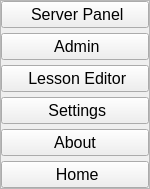
        <widget class="QFrame" name="side_menu">
         <property name="sizePolicy">
          <sizepolicy hsizetype="Fixed" vsizetype="Preferred">
           <horstretch>0</horstretch>
           <verstretch>0</verstretch>
          </sizepolicy>
         </property>
         <property name="minimumSize">
          <size>
           <width>150</width>
           <height>0</height>
          </size>
         </property>
         <property name="maximumSize">
          <size>
           <width>150</width>
           <height>16777215</height>
          </size>
         </property>
         <layout class="QVBoxLayout" name="verticalLayout_2">
          <property name="spacing">
           <number>0</number>
          </property>
          <property name="leftMargin">
           <number>0</number>
          </property>
          <property name="topMargin">
           <number>0</number>
          </property>
          <property name="rightMargin">
           <number>0</number>
          </property>
          <property name="bottomMargin">
           <number>0</number>
          </property>
          <item alignment="Qt::AlignmentFlag::AlignTop">
           <widget class="QFrame" name="frame_4">
            <property name="minimumSize">
             <size>
              <width>150</width>
              <height>0</height>
             </size>
            </property>
            <property name="maximumSize">
             <size>
              <width>150</width>
              <height>16777215</height>
             </size>
            </property>
            <property name="frameShape">
             <enum>QFrame::Shape::StyledPanel</enum>
            </property>
            <property name="frameShadow">
             <enum>QFrame::Shadow::Raised</enum>
            </property>
            <layout class="QVBoxLayout" name="verticalLayout_3">
             <property name="spacing">
              <number>5</number>
             </property>
             <property name="leftMargin">
              <number>0</number>
             </property>
             <property name="topMargin">
              <number>0</number>
             </property>
             <property name="rightMargin">
              <number>0</number>
             </property>
             <property name="bottomMargin">
              <number>0</number>
             </property>
             <item>
              <widget class="QPushButton" name="server_panel_button">
               <property name="font">
                <font>
                 <pointsize>12</pointsize>
                </font>
               </property>
               <property name="text">
                <string> Server Panel</string>
               </property>
               <property name="icon">
                <iconset resource="icons.qrc">
                 <normaloff>:/icons/icons/server.svg</normaloff>:/icons/icons/server.svg</iconset>
               </property>
              </widget>
             </item>
             <item>
              <widget class="QPushButton" name="admin_panel_button">
               <property name="font">
                <font>
                 <pointsize>12</pointsize>
                </font>
               </property>
               <property name="text">
                <string> Admin</string>
               </property>
               <property name="icon">
                <iconset resource="icons.qrc">
                 <normaloff>:/icons/icons/shield.svg</normaloff>:/icons/icons/shield.svg</iconset>
               </property>
              </widget>
             </item>
             <item>
              <widget class="QPushButton" name="lesson_editor_button">
               <property name="font">
                <font>
                 <pointsize>12</pointsize>
                </font>
               </property>
               <property name="text">
                <string> Lesson Editor</string>
               </property>
               <property name="icon">
                <iconset resource="icons.qrc">
                 <normaloff>:/icons/icons/edit.svg</normaloff>:/icons/icons/edit.svg</iconset>
               </property>
              </widget>
             </item>
             <item>
              <widget class="QPushButton" name="settings_button">
               <property name="font">
                <font>
                 <pointsize>12</pointsize>
                </font>
               </property>
               <property name="text">
                <string> Settings</string>
               </property>
               <property name="icon">
                <iconset resource="icons.qrc">
                 <normaloff>:/icons/icons/settings.svg</normaloff>:/icons/icons/settings.svg</iconset>
               </property>
              </widget>
             </item>
             <item>
              <widget class="QPushButton" name="about_button">
               <property name="font">
                <font>
                 <pointsize>12</pointsize>
                </font>
               </property>
               <property name="text">
                <string>About</string>
               </property>
               <property name="icon">
                <iconset resource="icons.qrc">
                 <normaloff>:/icons/icons/link.svg</normaloff>:/icons/icons/link.svg</iconset>
               </property>
              </widget>
             </item>
             <item>
              <widget class="QPushButton" name="home_button">
               <property name="font">
                <font>
                 <pointsize>12</pointsize>
                </font>
               </property>
               <property name="text">
                <string> Home</string>
               </property>
               <property name="icon">
                <iconset resource="icons.qrc">
                 <normaloff>:/icons/icons/home.svg</normaloff>:/icons/icons/home.svg</iconset>
               </property>
              </widget>
             </item>
            </layout>
           </widget>
          </item>
         </layout>
        </widget>
